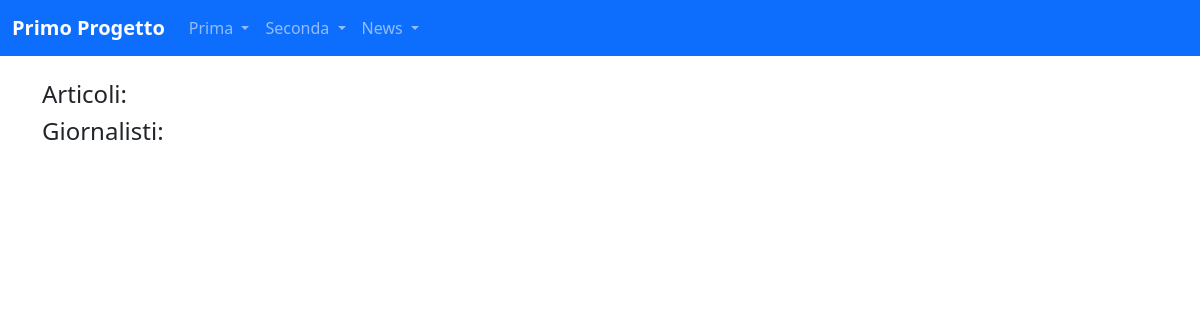
The page /news/ on the database as committed earlier.
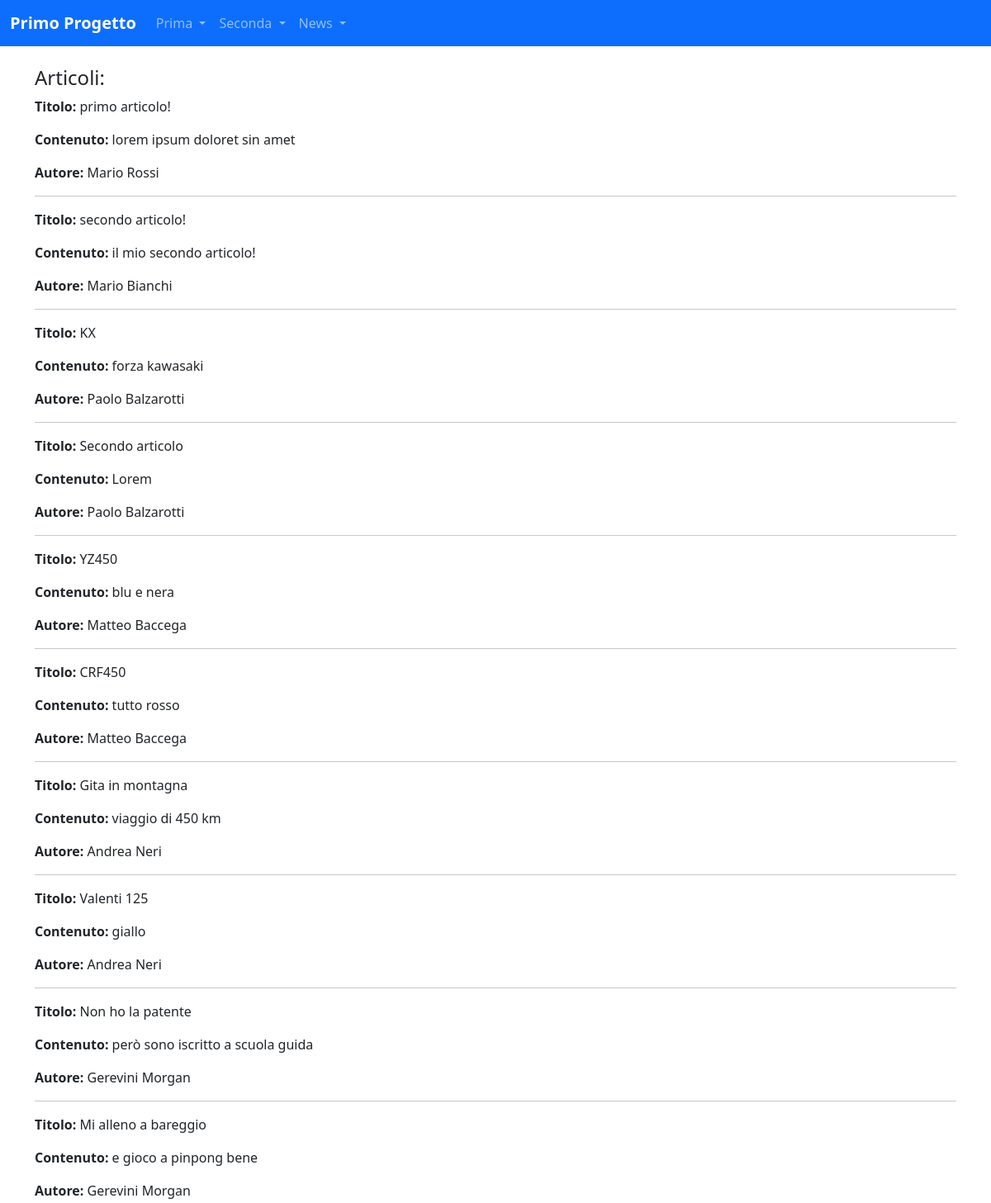
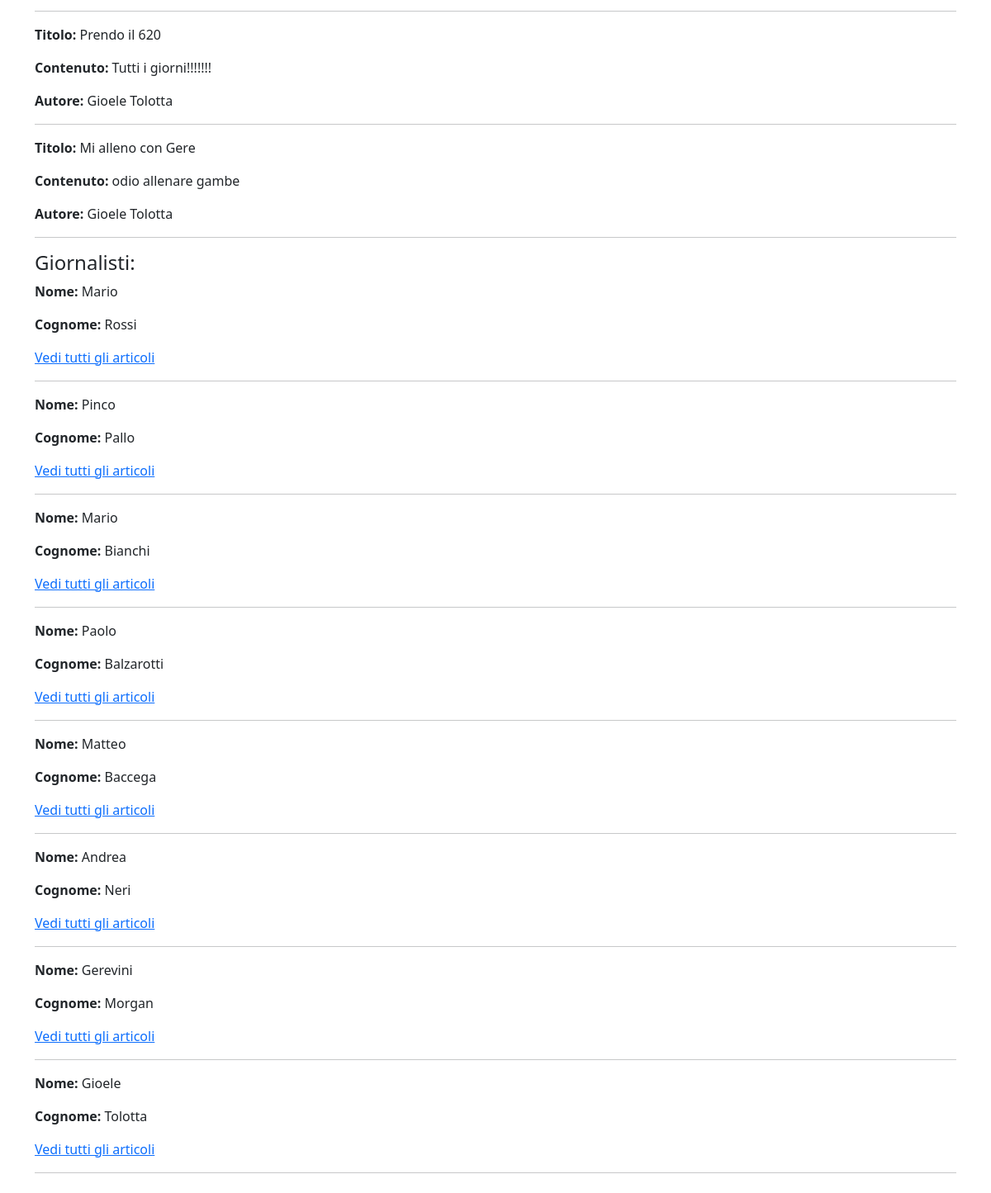
The same page on the database as committed later (2 pictures, top to bottom).
### news/models.py (models this page shows)
class Articolo(models.Model):
    titolo = models.CharField(max_length=100)
    contenuto = models.TextField()
    giornalista = models.ForeignKey(Giornalista, on_delete=models.CASCADE, related_name="articoli")
    data = models.DateField(auto_now=True, blank=True)
    visualizzazioni = models.IntegerField(default=0, blank=True)
    def __str__(self):
        return self.titolo
    class Meta:
        verbose_name = "Articolo"
        verbose_name_plural = "Articoli"

class Giornalista(models.Model):
    nome = models.CharField(max_length=20)
    cognome = models.CharField(max_length=20)
    anno_di_nascita = models.DateField(blank=True, null=True)
    def __str__(self):
        return f"{self.nome} {self.cognome}"
    class Meta:
        verbose_name = "Giornalista"
        verbose_name_plural = "Giornalisti"

### news/views.py (the view)
# urls.py: path("", home, name="index"),
def home(request):
    articoli = Articolo.objects.all()
    giornalisti = Giornalista.objects.all()
    context = {"articoli": articoli, "giornalisti": giornalisti}
    print(context)
    return render(request, "news/homepage.html", context)

### news/templates/news/homepage.html (shortened to what this page needs)
{% extends 'base.html'%}
{%block content%}
 <h4>Articoli:</h4>
    {% for articolo in articoli %}
        <p><strong>Titolo: </strong>{{ articolo.titolo }}</p>
        <p><strong>Contenuto: </strong>{{ articolo.contenuto }}</p>
        <p><strong>Autore: </strong>{{ articolo.giornalista }}</p>
        <hr>
    {% endfor %}
 <h4>Giornalisti:</h4>
    {% for giornalista in giornalisti %}
        <p><strong>Nome: </strong>{{ giornalista.nome }}</p>
        <p><strong>Cognome: </strong>{{ giornalista.cognome }}</p>
        <p><a href="{% url 'news:lista_articoli_giornalista' giornalista.pk %}">Vedi tutti gli articoli</a></p>
        <hr>
    {% endfor %}
{%endblock content%}

### templates/base.html (shortened to what this page needs)
{% load static %}
<!DOCTYPE html>
<html lang="it">
<head>
    <link href="https://cdn.jsdelivr.net/npm/bootstrap@5.3.3/dist/css/bootstrap.min.css" rel="stylesheet">
</head>
<body>
    <nav class="navbar navbar-expand-lg navbar-dark bg-primary">
        <div class="container-fluid">
            <a class="navbar-brand fw-bold" href="/">Primo Progetto</a>
            <div class="collapse navbar-collapse" id="navbarNavDropdown">
                <ul class="navbar-nav me-auto mb-2 mb-lg-0">
                    <li class="nav-item dropdown">
                        <a class="nav-link dropdown-toggle" href="#" role="button" data-bs-toggle="dropdown" aria-expanded="false">
                            Prima
                        </a>
                    </li>
                    <li class="nav-item dropdown">
                        <a class="nav-link dropdown-toggle" href="#" role="button" data-bs-toggle="dropdown" aria-expanded="false">
                            Seconda
                        </a>
                    </li>
                    <li class="nav-item dropdown">
                        <a class="nav-link dropdown-toggle" href="#" role="button" data-bs-toggle="dropdown" aria-expanded="false">
                            News
                        </a>
                    </li>
                </ul>
            </div>
        </div>
    </nav>
    <div class="container my-4">
        {% block content %}
        {% endblock content %}
    </div>
</body>
</html>

Rows that differ between the two databases and show on the page:
added Articolo: titolo "primo articolo!", contenuto "lorem ipsum doloret sin amet", giornalista "Mario Rossi"
added Articolo: titolo "secondo articolo!", contenuto "il mio secondo articolo!", giornalista "Mario Bianchi"
added Articolo: titolo "KX", contenuto "forza kawasaki", giornalista "Paolo Balzarotti"
added Articolo: titolo "Secondo articolo", contenuto "Lorem", giornalista "Paolo Balzarotti"
added Articolo: titolo "YZ450", contenuto "blu e nera", giornalista "Matteo Baccega"
added Articolo: titolo "CRF450", contenuto "tutto rosso", giornalista "Matteo Baccega"
added Articolo: titolo "Gita in montagna", contenuto "viaggio di 450 km", giornalista "Andrea Neri"
added Articolo: titolo "Valenti 125", contenuto "giallo", giornalista "Andrea Neri"
added Articolo: titolo "Non ho la patente", contenuto "però sono iscritto a scuola guida", giornalista "Gerevini Morgan"
added Articolo: titolo "Mi alleno a bareggio", contenuto "e gioco a pinpong bene", giornalista "Gerevini Morgan"
added Articolo: titolo "Prendo il 620", contenuto "Tutti i giorni!!!!!!!", giornalista "Gioele Tolotta"
added Articolo: titolo "Mi alleno con Gere", contenuto "odio allenare gambe", giornalista "Gioele Tolotta"
added Giornalista: nome "Mario", cognome "Rossi"
added Giornalista: nome "Pinco", cognome "Pallo"
added Giornalista: nome "Mario", cognome "Bianchi"
added Giornalista: nome "Paolo", cognome "Balzarotti"
added Giornalista: nome "Matteo", cognome "Baccega"
added Giornalista: nome "Andrea", cognome "Neri"
added Giornalista: nome "Gerevini", cognome "Morgan"
added Giornalista: nome "Gioele", cognome "Tolotta"
